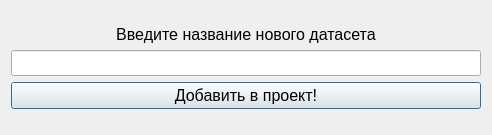
<?xml version="1.0" encoding="UTF-8"?>
<ui version="4.0">
 <class>diag_create_dataset</class>
 <widget class="QDialog" name="diag_create_dataset">
  <property name="geometry">
   <rect>
    <x>0</x>
    <y>0</y>
    <width>492</width>
    <height>135</height>
   </rect>
  </property>
  <property name="windowTitle">
   <string>Create Dataset</string>
  </property>
  <layout class="QVBoxLayout" name="diag_main_layout">
   <item>
    <spacer name="verticalSpacer_2">
     <property name="orientation">
      <enum>Qt::Vertical</enum>
     </property>
     <property name="sizeHint" stdset="0">
      <size>
       <width>20</width>
       <height>40</height>
      </size>
     </property>
    </spacer>
   </item>
   <item>
    <widget class="QLabel" name="label">
     <property name="font">
      <font>
       <pointsize>12</pointsize>
      </font>
     </property>
     <property name="text">
      <string>Введите название нового датасета</string>
     </property>
     <property name="alignment">
      <set>Qt::AlignCenter</set>
     </property>
    </widget>
   </item>
   <item>
    <widget class="QLineEdit" name="lineedit_dataset_name">
     <property name="font">
      <font>
       <pointsize>11</pointsize>
      </font>
     </property>
    </widget>
   </item>
   <item>
    <widget class="QPushButton" name="button_ok">
     <property name="font">
      <font>
       <pointsize>12</pointsize>
      </font>
     </property>
     <property name="text">
      <string>Добавить в проект!</string>
     </property>
    </widget>
   </item>
   <item>
    <spacer name="verticalSpacer">
     <property name="orientation">
      <enum>Qt::Vertical</enum>
     </property>
     <property name="sizeHint" stdset="0">
      <size>
       <width>20</width>
       <height>40</height>
      </size>
     </property>
    </spacer>
   </item>
  </layout>
 </widget>
 <resources/>
 <connections/>
</ui>
